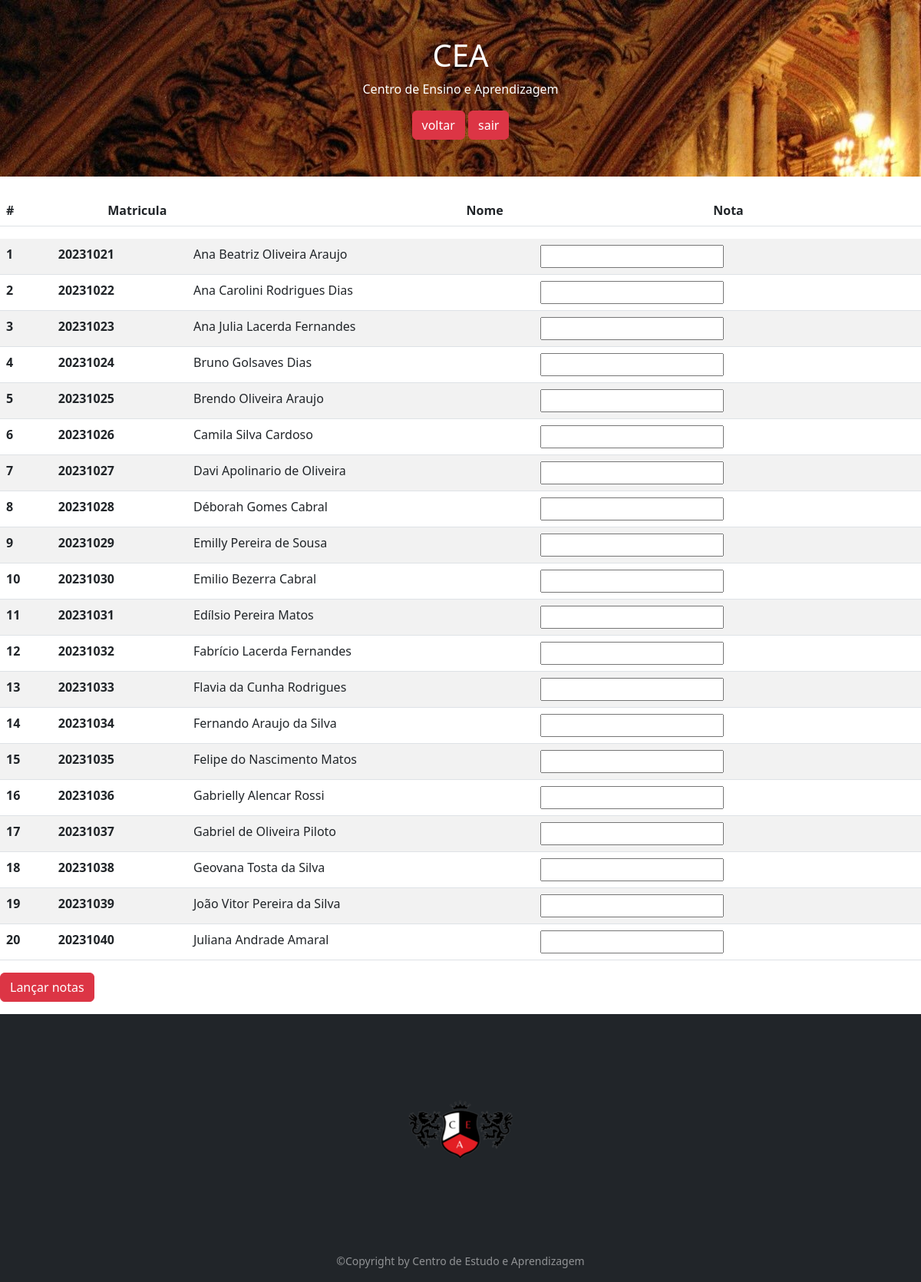
Page /sites/notas.php on the committed database.
### tables this page shows
CREATE TABLE `tb_aluno` (
  `id_aluno` int(11) NOT NULL AUTO_INCREMENT,
  `matricula` int(8) NOT NULL,
  `nome_aluno` varchar(45) NOT NULL,
  `nome_mae` varchar(45) NOT NULL,
  `nome_pai` varchar(45) NOT NULL,
  `dt_nascimento` date NOT NULL,
  `endereco` varchar(45) NOT NULL,
  `cpf` varchar(14) NOT NULL,
  `dt_matricula` date NOT NULL,
  `senha` varchar(20) NOT NULL,
  `tb_adm_id_adm` int(11) NOT NULL,
  `tb_turma_id_turma` int(11) NOT NULL,
  PRIMARY KEY (`id_aluno`),
  UNIQUE KEY `matricula_aluno_UNIQUE` (`matricula`),
  KEY `fk_tb_aluno_tb_adm_idx` (`tb_adm_id_adm`),
  KEY `tb_turma_id_turma` (`tb_turma_id_turma`),
  CONSTRAINT `fk_tb_aluno_tb_adm` FOREIGN KEY (`tb_adm_id_adm`) REFERENCES `tb_adm` (`id_adm`) ON DELETE NO ACTION ON UPDATE NO ACTION,
  CONSTRAINT `tb_aluno_ibfk_1` FOREIGN KEY (`tb_turma_id_turma`) REFERENCES `tb_turma` (`id_turma`)
);

### sites/notas.php (the view, shortened to what this page needs)
<!DOCTYPE html>
<html lang="en">
<head>
    <link href="https://cdn.jsdelivr.net/npm/bootstrap@5.3.0/dist/css/bootstrap.min.css" rel="stylesheet">
    <link rel="stylesheet" href="estiloAluno.css">
    <link href="https://cdn.jsdelivr.net/npm/bootstrap@5.3.0-alpha3/dist/css/bootstrap.min.css" rel="stylesheet">
</head>
<body>
    <div class="container-fluid p-5 bg-primary text-white text-center">
        <h1>CEA</h1>
        <p>Centro de Ensino e Aprendizagem</p>
        <a href="paginainicial.php" class="btn btn-danger">voltar</a>
        <a href="index.html" class="btn btn-danger">sair</a>
    </div><br>
        <table class="table table-striped">
            <thead>
                <tr>
                <th scope="col">#</th>
                    <th scope="col">Matricula</th>
                    <th scope="col">Nome</th>
                    <th scope="col">Nota</th>
                </tr>
            </thead>
            <tbody>
                <?php
                require_once 'conexao.php';
                $sql = 'SELECT * FROM tb_aluno';
                $resultados = mysqli_query($conexao, $sql);
                if (mysqli_num_rows($resultados) > 0) {
                    echo '<form action="cadastro_notas.php">';
                    echo '<table class="table table-striped">';
                    while ($linha = mysqli_fetch_array($resultados)) {
                        $id_aluno = $linha['id_aluno'];
                        $matricula = $linha['matricula'];
                        $nome = $linha['nome_aluno'];
                        echo '<tr>';
                        echo '    <th scope="row">' . $id_aluno . '</th>';
                        echo '    <th scope="row">' . $matricula . '</th>';
                        echo '    <td>' . $nome . '</td>';
                        echo '    <td><input type="text" name="notas[' . $id_aluno . ']"></td>';
                        echo '</tr>';
                    }
                    echo '</table>';
                    echo '<th scope="col"><input type="submit" class="btn btn-danger" value="Lançar notas"></th>';
                    echo '</form>';
                }
                ?>
            </tbody>
        </table>
    <footer class="bg-dark py-3 mt-3">
        <div class="container text-light text-center">
            <img src="BackgroundEraser_20230624_154848812.png"><br><br>
            <small class="text-white-50">&copy;Copyright by Centro de Estudo e Aprendizagem</small>
        </div>
    </footer>
</body>
</html>

### sites/estiloAluno.css (style rules this page uses)
.container-fluid { background-image: url(thumb-1920-129165.jpg); }

### rows in the picture
tb_aluno: id_aluno "1", matricula "20231021", nome_aluno "Ana Beatriz Oliveira Araujo"
tb_aluno: id_aluno "2", matricula "20231022", nome_aluno "Ana Carolini Rodrigues Dias"
tb_aluno: id_aluno "3", matricula "20231023", nome_aluno "Ana Julia Lacerda Fernandes"
tb_aluno: id_aluno "4", matricula "20231024", nome_aluno "Bruno Golsaves Dias"
tb_aluno: id_aluno "5", matricula "20231025", nome_aluno "Brendo Oliveira Araujo"
tb_aluno: id_aluno "6", matricula "20231026", nome_aluno "Camila Silva Cardoso"
tb_aluno: id_aluno "7", matricula "20231027", nome_aluno "Davi Apolinario de Oliveira"
tb_aluno: id_aluno "8", matricula "20231028", nome_aluno "Déborah Gomes Cabral"
tb_aluno: id_aluno "9", matricula "20231029", nome_aluno "Emilly Pereira de Sousa"
tb_aluno: id_aluno "10", matricula "20231030", nome_aluno "Emilio Bezerra Cabral"
tb_aluno: id_aluno "11", matricula "20231031", nome_aluno "Edílsio Pereira Matos"
tb_aluno: id_aluno "12", matricula "20231032", nome_aluno "Fabrício Lacerda Fernandes"
tb_aluno: id_aluno "13", matricula "20231033", nome_aluno "Flavia da Cunha Rodrigues"
tb_aluno: id_aluno "14", matricula "20231034", nome_aluno "Fernando Araujo da Silva"
tb_aluno: id_aluno "15", matricula "20231035", nome_aluno "Felipe do Nascimento Matos"
tb_aluno: id_aluno "16", matricula "20231036", nome_aluno "Gabrielly Alencar Rossi"
tb_aluno: id_aluno "17", matricula "20231037", nome_aluno "Gabriel de Oliveira Piloto"
tb_aluno: id_aluno "18", matricula "20231038", nome_aluno "Geovana Tosta da Silva"
tb_aluno: id_aluno "19", matricula "20231039", nome_aluno "João Vitor Pereira da Silva"
tb_aluno: id_aluno "20", matricula "20231040", nome_aluno "Juliana Andrade Amaral"
